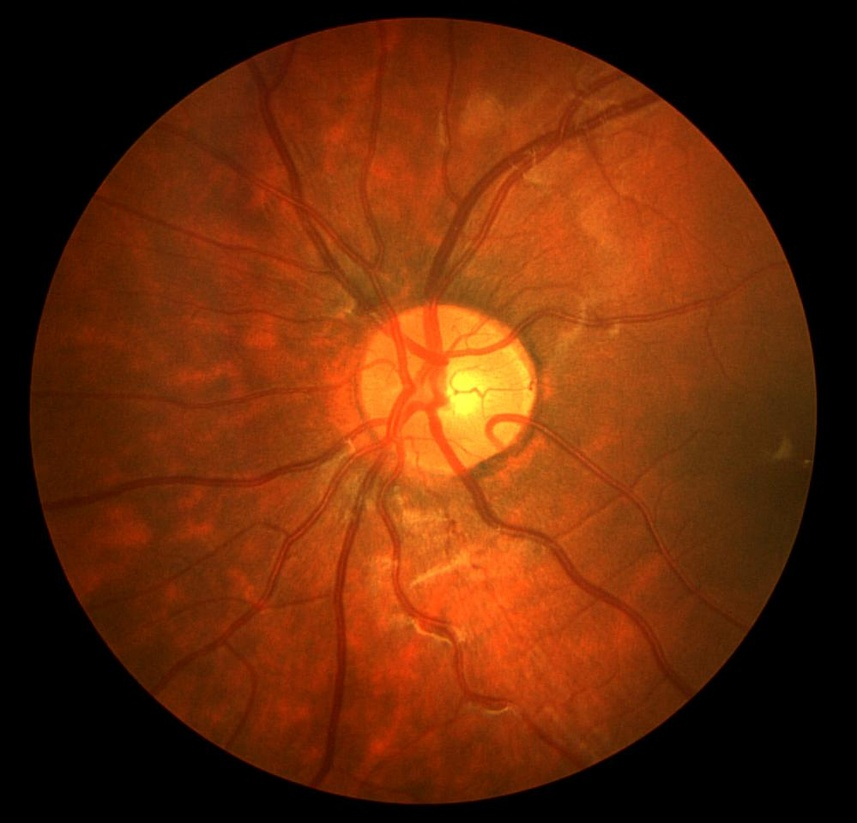
#> input picture image.jpg, 857 x 823 px, shrunk from 999 x 960 before the run
$ python traitement.py
#> lines starting #> are read from the running program, lines starting #| are printed output that depends on the picture; after the words box and inside, x2 and y2 are one past the last pixel; in counts of white or black regions, pixels touching at a corner belong together
import cv2
import numpy as np
from skimage import morphology, filters, measure
from scipy import ndimage
import matplotlib.pyplot as plt

# [70 lines left out: function enhanced_vessel_segmentation, not called in this run]


def matched_filter_segmentation(image_path):
    """
    Alternative: Matched Filter approach
    Uses oriented Gaussian kernels to detect vessels
    """
#> called with image_path = 'image.jpg'
    img = cv2.imread(image_path)
#> img is the input picture: shape (823, 857, 3); mean B, G, R 8.7, 41.2, 101.9
    green = img[:, :, 1]
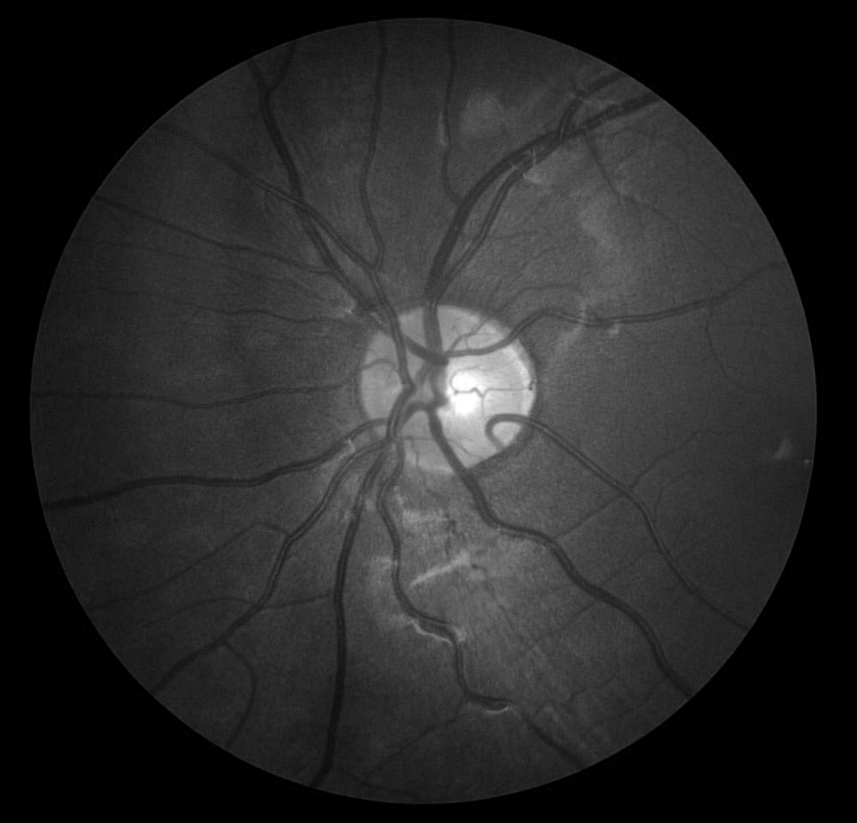
#> green: shape (823, 857); min 0, max 255, mean 41.2

    # CLAHE preprocessing
    clahe = cv2.createCLAHE(clipLimit=2.0, tileGridSize=(8,8))
    enhanced = clahe.apply(green)
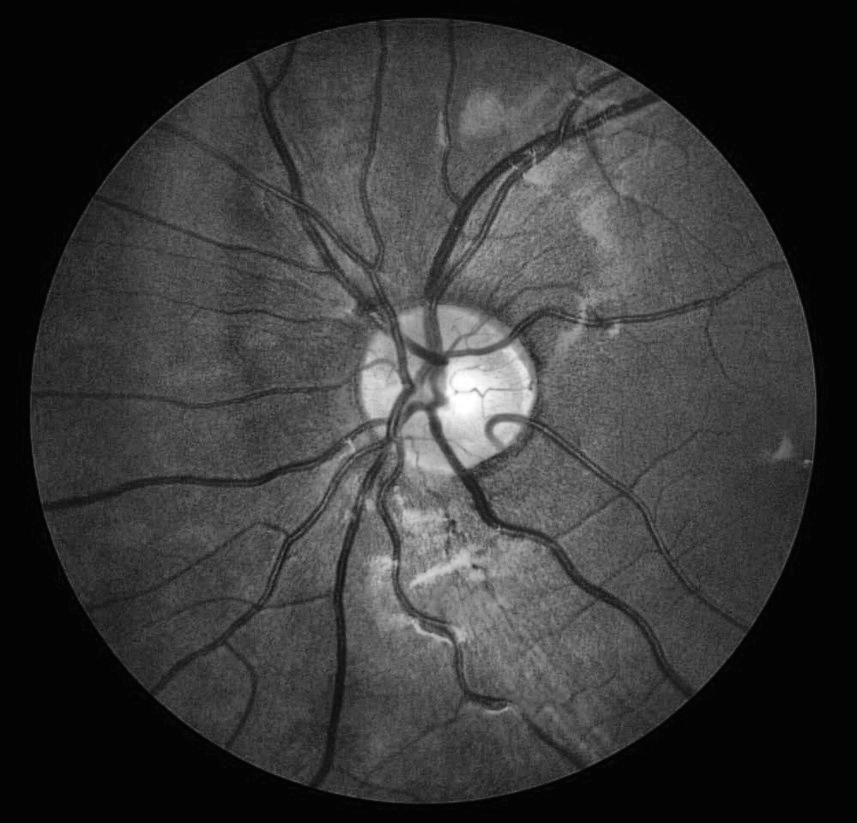
#> enhanced: shape (823, 857); min 2, max 255, mean 55.9

    # Create matched filter kernels at different orientations
    def create_matched_filter(length=9, sigma=2):
        x = np.arange(-length//2, length//2 + 1)
        kernel = np.exp(-x**2 / (2*sigma**2))
        kernel = kernel / kernel.sum()
        return kernel.reshape(-1, 1)

    # Apply at 12 orientations
    response = np.zeros_like(enhanced, dtype=float)
    kernel = create_matched_filter()

    for angle in range(0, 180, 15):
        # Rotate kernel
        M = cv2.getRotationMatrix2D((kernel.shape[0]//2, kernel.shape[1]//2), angle, 1.0)
        rotated = cv2.warpAffine(kernel, M, kernel.T.shape)

        # Convolve
        filtered = cv2.filter2D(enhanced, -1, rotated)
        response = np.maximum(response, filtered)
#> this loop made 12 passes
#> pass 3, in matched_filter_segmentation, `filtered = cv2.filter2D(enhanced, -1, rotated)`:
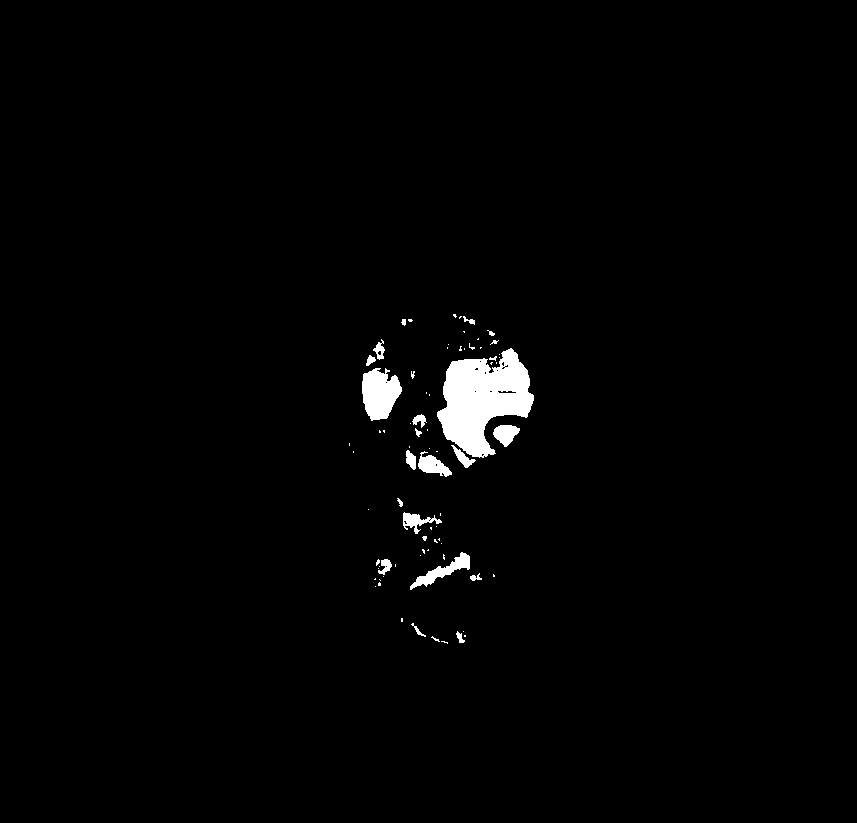
#> filtered: shape (823, 857); values 0 (black) and 1 (white), 1.6% white; 76 white regions (53 under 20 px), largest, box (x1, y1, x2, y2) and area: (437, 348, 534, 458) 6276, (362, 368, 402, 421) 1497, (410, 552, 470, 590) 645

    # Threshold
    response = (response - response.min()) / (response.max() - response.min())
    binary = (response > 0.15).astype(np.uint8) * 255
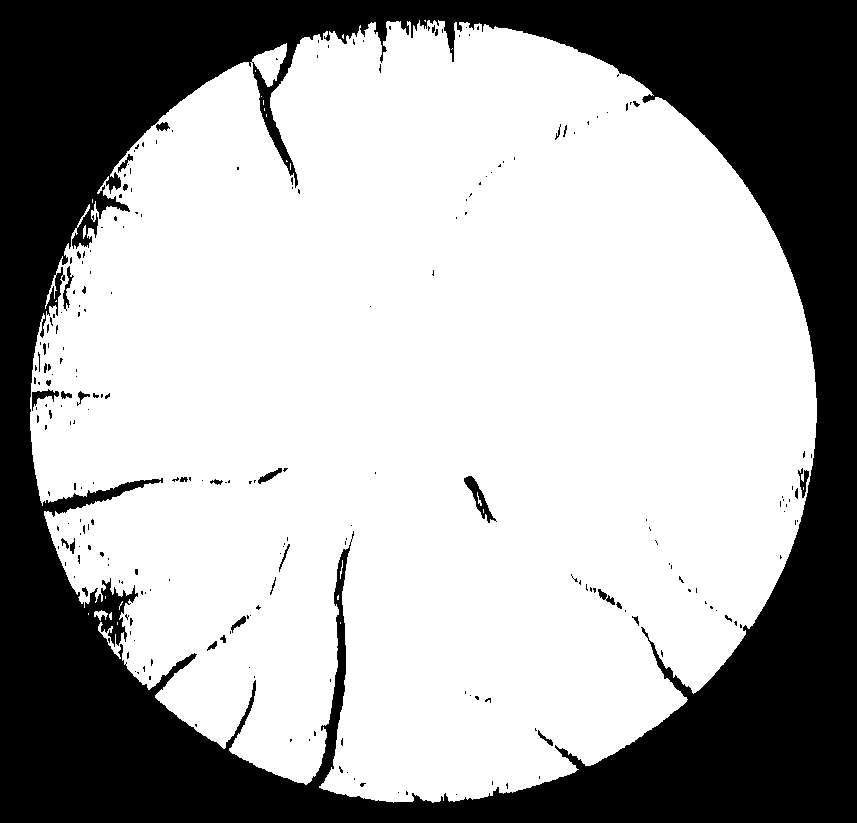
#> binary: shape (823, 857); 66.6% white; 241 black regions (205 under 20 px), largest, box (x1, y1, x2, y2) and area: (0, 0, 857, 823) 231954, (464, 476, 497, 523) 433, (32, 389, 59, 411) 213

    # Cleanup
    binary = morphology.remove_small_objects(binary > 0, min_size=50)
#> binary: shape (823, 857) bool; 66.6% white; 241 black regions (205 under 20 px), largest, box (x1, y1, x2, y2) and area: (0, 0, 857, 823) 232103, (464, 476, 497, 523) 462, (32, 389, 59, 411) 213
    binary = morphology.remove_small_holes(binary, area_threshold=50)
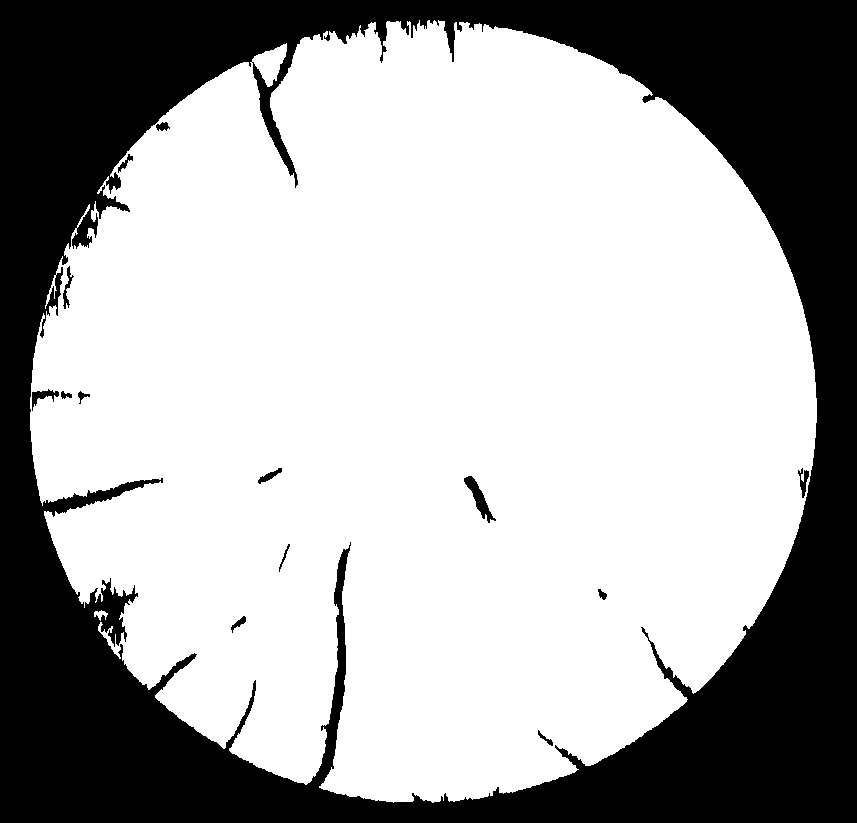
#> binary: shape (823, 857) bool; 66.9% white; 14 black regions, largest, box (x1, y1, x2, y2) and area: (0, 0, 857, 823) 232065, (464, 476, 496, 523) 461, (32, 389, 59, 411) 213

    return (binary * 255).astype(np.uint8)


# Visualization
# [32 lines left out: function visualize_results, not called in this run]


# Example usage:
results = matched_filter_segmentation('image.jpg')
plt.figure(figsize=(15, 6))
plt.imshow(results, cmap='gray')
plt.tight_layout()
plt.show()
